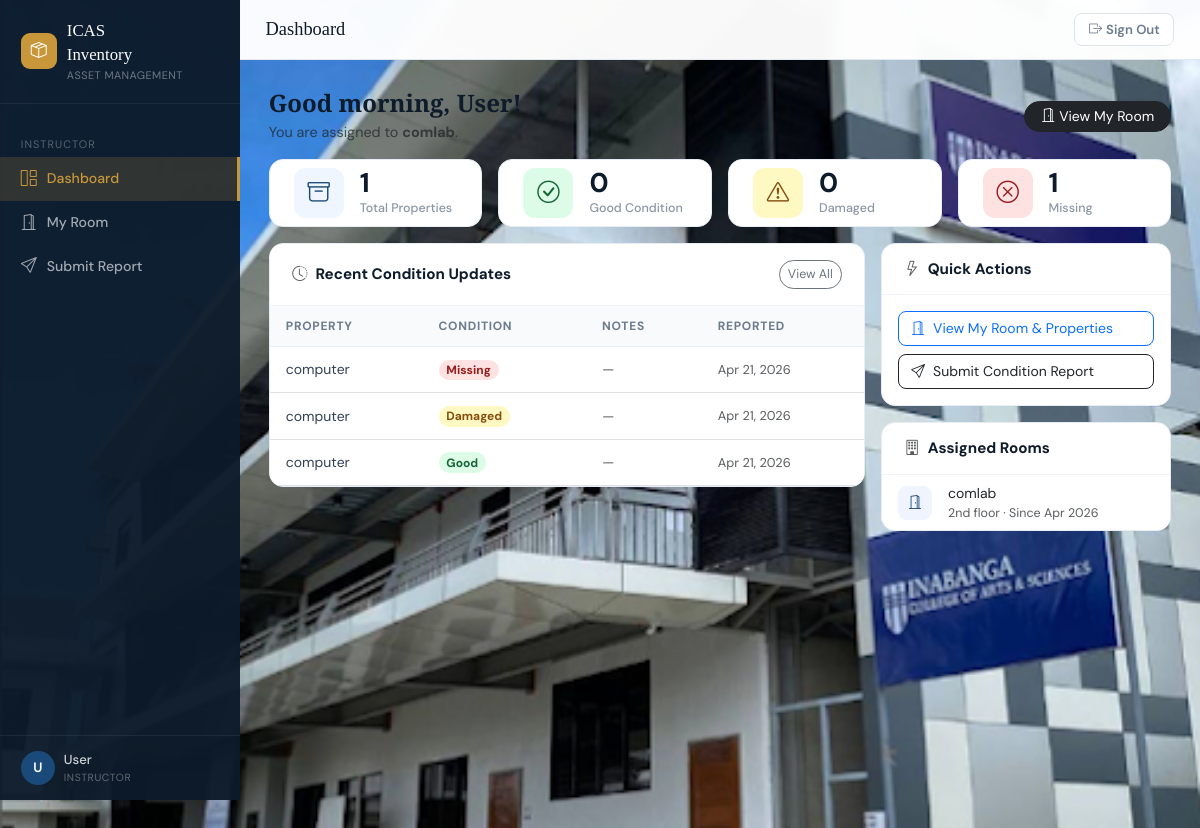
Before: /instructor/dashboard.php (signed in) with the older database file.
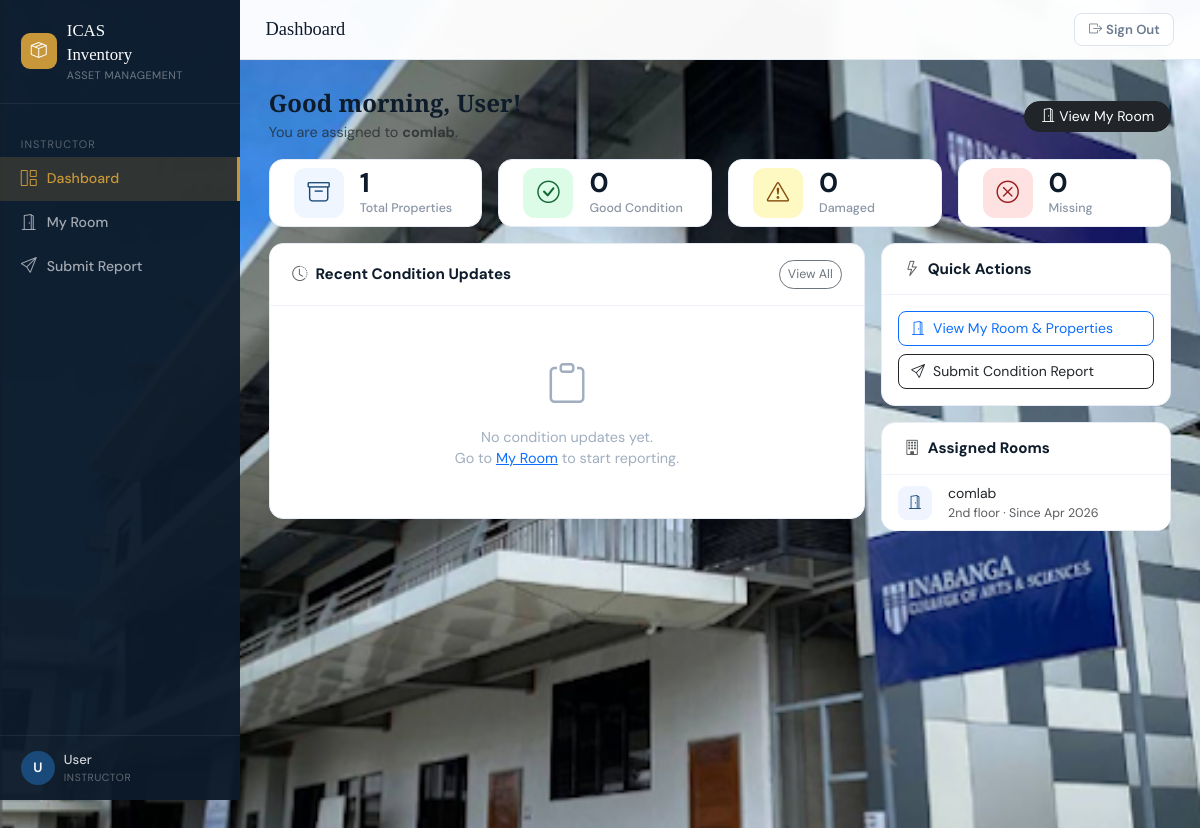
After: the same page with the newer database file.
### tables this page shows
CREATE TABLE `room_assignments` (
  `id` int(11) NOT NULL,
  `instructor_id` int(11) NOT NULL,
  `room_id` int(11) NOT NULL,
  `assigned_date` date DEFAULT curdate()
);

CREATE TABLE `rooms` (
  `id` int(11) NOT NULL,
  `room_name` varchar(100) NOT NULL,
  `location` varchar(100) DEFAULT NULL,
  `description` text DEFAULT NULL
);

CREATE TABLE `property_conditions` (
  `id` int(11) NOT NULL,
  `property_id` int(11) NOT NULL,
  `instructor_id` int(11) NOT NULL,
  `conditions` enum('good','damaged','missing') NOT NULL,
  `notes` text DEFAULT NULL,
  `reported_at` timestamp NOT NULL DEFAULT current_timestamp()
);

CREATE TABLE `properties` (
  `id` int(11) NOT NULL,
  `room_id` int(11) NOT NULL,
  `property_name` varchar(150) NOT NULL,
  `category` varchar(100) DEFAULT NULL,
  `serial_no` varchar(100) DEFAULT NULL,
  `quantity` int(11) DEFAULT 1,
  `date_acquired` date DEFAULT NULL,
  `remarks` text DEFAULT NULL
);

### instructor/dashboard.php (the view, shortened to what this page needs)
<?php
require_once '../config/db.php';
$user = current_user();
$user_id = $user['id'];
$stmt = $pdo->prepare('
    SELECT ra.id AS assignment_id, r.id AS room_id, r.room_name, r.location, ra.assigned_date
    FROM room_assignments ra
    JOIN rooms r ON r.id = ra.room_id
    WHERE ra.instructor_id = ?
    ORDER BY ra.assigned_date DESC
');
$stmt->execute([$user_id]);
$assigned_rooms = $stmt->fetchAll();
$primary_room = $assigned_rooms[0] ?? null;
$total_properties = 0;
$good_count       = 0;
$damaged_count    = 0;
$missing_count    = 0;
if ($primary_room) {
    $rid = $primary_room['room_id'];
    $s = $pdo->prepare('SELECT COUNT(*) FROM properties WHERE room_id = ?');
    $s->execute([$rid]);
    $total_properties = (int) $s->fetchColumn();
    $s = $pdo->prepare('
        SELECT pc.conditions, COUNT(*) AS cnt
        FROM property_conditions pc
        INNER JOIN (
            SELECT property_id, MAX(reported_at) AS latest
            FROM property_conditions
            WHERE instructor_id = ?
            GROUP BY property_id
        ) latest_only ON pc.property_id = latest_only.property_id
                      AND pc.reported_at = latest_only.latest
        WHERE pc.instructor_id = ?
        GROUP BY pc.conditions
    ');
    $s->execute([$user_id, $user_id]);
    foreach ($s->fetchAll() as $row) {
        if ($row['conditions'] === 'missing') $missing_count = (int)$row['cnt'];
    }
}
$recent_updates = [];
if ($primary_room) {
    $s = $pdo->prepare('
        SELECT pc.conditions, pc.notes, pc.reported_at,
               p.property_name
        FROM property_conditions pc
        JOIN properties p ON p.id = pc.property_id
        WHERE pc.instructor_id = ?
        ORDER BY pc.reported_at DESC
        LIMIT 8
    ');
    $s->execute([$user_id]);
    $recent_updates = $s->fetchAll();
}
$page_title  = 'Dashboard';
$active_page = 'dashboard';
require_once '../includes/header.php';
?>
<div class="d-flex align-items-center justify-content-between mb-3 flex-wrap gap-3">
    <div>
        <h4 class="fw-bold mb-1" style="font-family:'Playfair Display',serif;color:var(--brand-navy)">
            Good <?= (date('H') < 12) ? 'morning' : ((date('H') < 17) ? 'afternoon' : 'evening') ?>,
            <?= htmlspecialchars(explode(' ', $user_name)[0]) ?>!
        </h4>
        <p class="text-muted mb-0" style="font-size:.9rem">
            <?= $primary_room
                ? 'You are assigned to <strong>' . htmlspecialchars($primary_room['room_name']) . '</strong>.'
                : 'You have no room assignment yet. Please contact an administrator.' ?>
        </p>
    </div>
    <?php if ($primary_room): ?>
        <a href="my_room.php" class="btn btn-sm btn-dark rounded-pill px-3">
            <i class="bi bi-door-open me-1"></i>View My Room
        </a>
    <?php endif; ?>
</div>
<div class="row g-3 mb-3">
    <div class="col-6 col-md-3">
        <div class="stat-card py-2">
            <div class="stat-icon" style="background:#eff6ff">
                <i class="bi bi-archive" style="color:#1a4a7a"></i>
            </div>
            <div>
                <div class="stat-value"><?= $total_properties ?></div>
                <div class="stat-label">Total Properties</div>
            </div>
        </div>
    </div>
    <div class="col-6 col-md-3">
        <div class="stat-card py-2">
            <div class="stat-icon" style="background:#dcfce7">
                <i class="bi bi-check-circle" style="color:#166534"></i>
            </div>
            <div>
                <div class="stat-value"><?= $good_count ?></div>
                <div class="stat-label">Good Condition</div>
            </div>
        </div>
    </div>
    <div class="col-6 col-md-3">
        <div class="stat-card py-2">
            <div class="stat-icon" style="background:#fef9c3">
                <i class="bi bi-exclamation-triangle" style="color:#854d0e"></i>
            </div>
            <div>
                <div class="stat-value"><?= $damaged_count ?></div>
                <div class="stat-label">Damaged</div>
            </div>
        </div>
    </div>
    <div class="col-6 col-md-3">
        <div class="stat-card py-2">
            <div class="stat-icon" style="background:#fee2e2">
                <i class="bi bi-x-circle" style="color:#991b1b"></i>
            </div>
            <div>
                <div class="stat-value"><?= $missing_count ?></div>
                <div class="stat-label">Missing</div>
            </div>
        </div>
    </div>
</div>
<div class="row g-3">
    <div class="col-lg-8">
        <div class="card-section">
            <div class="card-section-header">
                <h3 class="card-section-title"><i class="bi bi-clock-history me-2 text-muted"></i>Recent Condition Updates</h3>
                <a href="my_room.php" class="btn btn-sm btn-outline-secondary rounded-pill" style="font-size:.78rem">View All</a>
            </div>
            <?php if (empty($recent_updates)): ?>
                <div class="empty-state">
                    <i class="bi bi-clipboard"></i>
                    <p>No condition updates yet.<br>Go to <a href="my_room.php">My Room</a> to start reporting.</p>
                </div>
            <?php else: ?>
                <div class="table-responsive">
                    <table class="table table-hover">
                        <thead>
                            <tr>
                                <th>Property</th>
                                <th>Condition</th>
                                <th>Notes</th>
                                <th>Reported</th>
                            </tr>
                        </thead>
                        <tbody>
                            <?php foreach ($recent_updates as $u): ?>
                                <tr>
                                    <td class="fw-500"><?= htmlspecialchars($u['property_name']) ?></td>
                                    <td>
                                        <?php
                                        $badgeMap = [
                                            'good'    => 'badge-good',
                                            'damaged' => 'badge-damaged',
                                            'missing' => 'badge-missing',
                                        ];
                                        $cls = $badgeMap[$u['conditions']] ?? 'bg-secondary';
                                        ?>
                                        <span class="badge rounded-pill <?= $cls ?>" style="font-size:.75rem">
                                            <?= ucfirst($u['conditions']) ?>
                                        </span>
                                    </td>
                                    <td class="text-muted" style="max-width:200px">
                                        <?= $u['notes'] ? htmlspecialchars(mb_strimwidth($u['notes'], 0, 60, '…')) : '<em class="text-muted">—</em>' ?>
                                    </td>
                                    <td class="text-muted" style="white-space:nowrap;font-size:.8rem">
                                        <?= date('M j, Y', strtotime($u['reported_at'])) ?>
                                    </td>
                                </tr>
                            <?php endforeach; ?>
                        </tbody>
                    </table>
                </div>
            <?php endif; ?>
        </div>
    </div>
    <div class="col-lg-4 d-flex flex-column gap-3">
        <div class="card-section">
            <div class="card-section-header">
                <h3 class="card-section-title"><i class="bi bi-lightning me-2 text-muted"></i>Quick Actions</h3>
            </div>
            <div class="p-3 d-flex flex-column gap-2">
                <a href="my_room.php" class="btn btn-outline-primary rounded-3 text-start" style="font-size:.875rem">
                    <i class="bi bi-door-open me-2"></i>View My Room &amp; Properties
                </a>
                <a href="submit_report.php" class="btn btn-outline-dark rounded-3 text-start position-relative" style="font-size:.875rem">
                    <i class="bi bi-send me-2"></i>Submit Condition Report
                </a>
            </div>
        </div>
        <div class="card-section">
            <div class="card-section-header">
                <h3 class="card-section-title"><i class="bi bi-building me-2 text-muted"></i>Assigned Rooms</h3>
            </div>
            <?php if (empty($assigned_rooms)): ?>
                <div class="empty-state" style="padding:1.5rem">
                    <i class="bi bi-building-slash" style="font-size:1.8rem"></i>
                    <p style="font-size:.83rem">No room assigned yet.</p>
                </div>
            <?php else: ?>
                <ul class="list-group list-group-flush">
                    <?php foreach ($assigned_rooms as $rm): ?>
                        <li class="list-group-item d-flex align-items-center gap-3 py-2" style="font-size:.875rem">
                            <div style="width:34px;height:34px;background:#f0f4ff;border-radius:9px;display:flex;align-items:center;justify-content:center;flex-shrink:0">
                                <i class="bi bi-door-open" style="color:var(--brand-blue)"></i>
                            </div>
                            <div>
                                <div class="fw-600"><?= htmlspecialchars($rm['room_name']) ?></div>
                                <div class="text-muted" style="font-size:.78rem">
                                    <?= htmlspecialchars($rm['location'] ?? '—') ?>
                                    · Since <?= date('M Y', strtotime($rm['assigned_date'])) ?>
                                </div>
                            </div>
                        </li>
                    <?php endforeach; ?>
                </ul>
            <?php endif; ?>
        </div>
    </div>
</div>
<?php require_once '../includes/footer.php'; ?>

### includes/header.php (shortened to what this page needs)
<?php
$page_title   = $page_title   ?? 'ICAS Inventory';
$active_page  = $active_page  ?? '';
$user_role    = $_SESSION['role']      ?? 'instructor';
$user_name    = $_SESSION['full_name'] ?? 'User';
$depth  = (strpos($_SERVER['PHP_SELF'], '/admin/') !== false
        || strpos($_SERVER['PHP_SELF'], '/instructor/') !== false)
        ? '../' : '';
?>
<!DOCTYPE html>
<html lang="en">
<head>
    <link href="https://cdn.jsdelivr.net/npm/bootstrap@5.3.3/dist/css/bootstrap.min.css" rel="stylesheet">
    <link href="https://cdn.jsdelivr.net/npm/bootstrap-icons@1.11.3/font/bootstrap-icons.css" rel="stylesheet">
</head>
<body>
<aside class="sidebar" id="sidebar">
    <a class="sidebar-brand" href="<?= $depth ?>index.php">
        <div class="logo-box"><i class="bi bi-box-seam"></i></div>
        <div>
            <span>ICAS<br>Inventory</span>
            <small>Asset Management</small>
        </div>
    </a>
    <nav class="sidebar-nav">
        <?php if ($user_role === 'admin'): ?>
            <div class="nav-section-label">Admin</div>
            <a href="<?= $depth ?>admin/dashboard.php"      class="nav-link <?= $active_page === 'dashboard'   ? 'active' : '' ?>"><i class="bi bi-grid-1x2"></i> Dashboard</a>
            <a href="<?= $depth ?>admin/properties.php"     class="nav-link <?= $active_page === 'properties'  ? 'active' : '' ?>"><i class="bi bi-archive"></i> Properties/Items</a>
            <a href="<?= $depth ?>admin/users.php"          class="nav-link <?= $active_page === 'users'       ? 'active' : '' ?>"><i class="bi bi-people"></i> Users</a>
            <a href="<?= $depth ?>admin/reports.php"        class="nav-link <?= $active_page === 'reports'     ? 'active' : '' ?>"><i class="bi bi-file-earmark-text"></i> Reports</a>
        <?php else: ?>
            <div class="nav-section-label">Instructor</div>
            <a href="<?= $depth ?>instructor/dashboard.php"     class="nav-link <?= $active_page === 'dashboard'  ? 'active' : '' ?>"><i class="bi bi-grid-1x2"></i> Dashboard</a>
            <a href="<?= $depth ?>instructor/my_room.php"       class="nav-link <?= $active_page === 'my_room'    ? 'active' : '' ?>"><i class="bi bi-door-open"></i> My Room</a>
            <a href="<?= $depth ?>instructor/submit_report.php" class="nav-link <?= $active_page === 'report'     ? 'active' : '' ?>"><i class="bi bi-send"></i> Submit Report</a>
        <?php endif; ?>
    </nav>
    <div class="sidebar-footer">
        <div class="user-chip">
            <div class="user-avatar"><?= strtoupper(substr($user_name, 0, 1)) ?></div>
            <div>
                <div class="user-name"><?= htmlspecialchars($user_name) ?></div>
                <div class="user-role-badge"><?= ucfirst($user_role) ?></div>
            </div>
        </div>
    </div>
</aside>
<header class="topbar">
    <div class="d-flex align-items-center gap-3">
        <h1 class="page-heading"><?= htmlspecialchars($page_title) ?></h1>
    </div>
    <div class="topbar-actions">
        <a href="<?= $depth ?>logout.php" class="btn-logout">
            <i class="bi bi-box-arrow-right me-1"></i>Sign Out
        </a>
    </div>
</header>
<main class="main-content">

### includes/footer.php (shortened to what this page needs)
</main>
</body>
</html>

Changed rows visible on the page:
removed property_conditions: property.property_name "computer", conditions "Missing", reported_at "Apr 21, 2026"
removed property_conditions: property.property_name "computer", conditions "Damaged", reported_at "Apr 21, 2026"
removed property_conditions: property.property_name "computer", conditions "Good", reported_at "Apr 21, 2026"
Other visible differences:
$missing_count: "1" → "0"
text no longer shown: "PROPERTY CONDITION NOTES REPORTED"
text now shown: "No condition updates yet. Go to My Room to start reporting."
